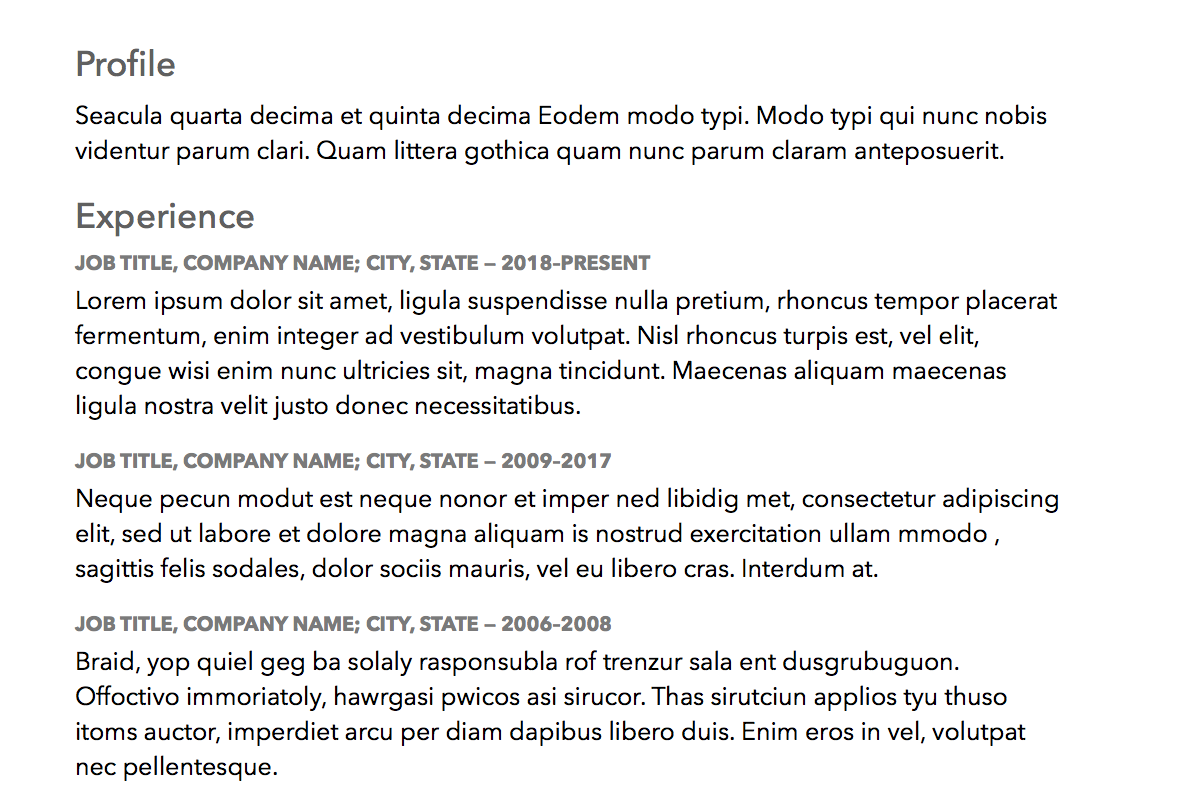
#> input picture Image_Processing/W2L1/cv.png, 1184 x 808 px
$ python w2l1.py
#> lines starting #> are read from the running program, lines starting #| are printed output that depends on the picture; after the words box and inside, x2 and y2 are one past the last pixel; in counts of white or black regions, pixels touching at a corner belong together
### Image_Processing/W2L1/tools.py
import cv2
import numpy as np
import math

def concat_hor(imgs, color = (0,255,0)):
    m = 0
    s = 0
    bs = 1
    for img in imgs:
        m = max(m, img.shape[0])
        s += img.shape[1]+2*bs


    image = np.zeros((m+2*bs, s, 3))

    x = 0
    for img in imgs:
        if len(img.shape) == 3:
            imgg = cv2.copyMakeBorder(img.copy(), bs, bs, bs, bs, cv2.BORDER_CONSTANT, value=color)
            image[0:imgg.shape[0], x:x+imgg.shape[1], :] = imgg
        else:
            imgg = cv2.copyMakeBorder(cv2.cvtColor(img, cv2.COLOR_GRAY2BGR), bs, bs, bs, bs, cv2.BORDER_CONSTANT, value=color)
            image[0:imgg.shape[0], x:x+imgg.shape[1], :] = imgg
        x += img.shape[1]+2*bs

    return np.asarray(image, dtype = np.uint8)


def concat_ver(imgs):
    m = 0
    s = 0
    bs = 1
    for img in imgs:
        m = max(m, img.shape[1])
        s += img.shape[0]+2*bs


    image = np.zeros((s, m+2*bs, 3))

    y = 0
    for img in imgs:
        if len(img.shape) == 3:
            imgg = cv2.copyMakeBorder(img.copy(), bs, bs, bs, bs, cv2.BORDER_CONSTANT, value=(0, 255, 0))
            image[y:y+imgg.shape[0], 0:imgg.shape[1], :] = imgg
        else:
            imgg = cv2.copyMakeBorder(cv2.cvtColor(img, cv2.COLOR_GRAY2BGR), bs, bs, bs, bs, cv2.BORDER_CONSTANT, value=(0, 255, 0))
            image[y:y+imgg.shape[0], 0:imgg.shape[1], :] = imgg
        y += img.shape[0]+2*bs

    return np.asarray(image, dtype = np.uint8)


# [34 lines left out: functions getDrawProjectionVer, getDrawProjectionHor, findb0, findb1, not called in this run]

### Image_Processing/W2L1/w2l1.py
import cv2
import numpy as np
import tools as tl

img = cv2.imread("cv.png")
#> img is the input picture: shape (808, 1184, 3); mean B, G, R 239.5, 239.3, 239.5
vis = img.copy()
gray = cv2.cvtColor(img, cv2.COLOR_BGR2GRAY)
gray = 255 - gray

blur = cv2.blur(gray, (21,1))

ret_o, th_otsu = cv2.threshold(blur, 0, 255, cv2.THRESH_BINARY + cv2.THRESH_OTSU)
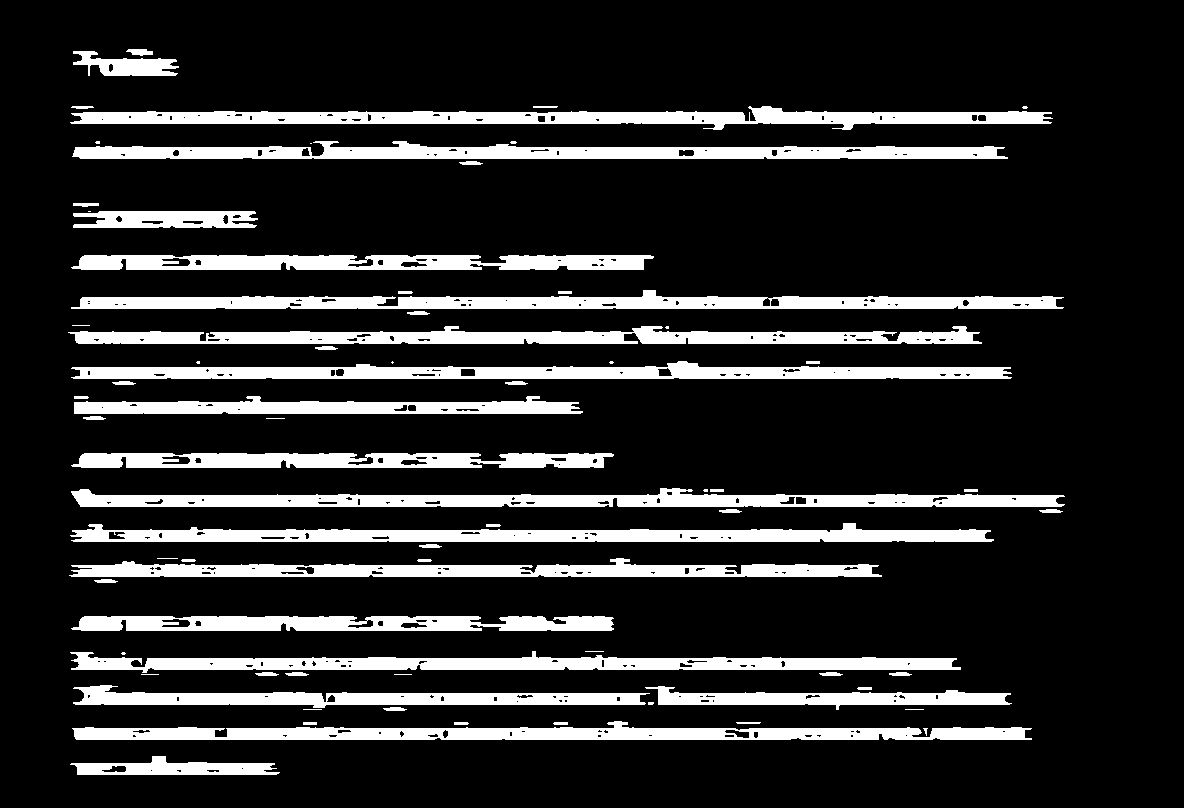
#> th_otsu: shape (808, 1184); 16.3% white; 73 white regions (20 under 20 px), largest, box (x1, y1, x2, y2) and area: (70, 106, 1053, 130) 11624, (71, 488, 1065, 507) 11622, (71, 290, 1064, 309) 11486
#> ret_o = 44

kernel = np.ones((1,15), dtype= np.uint8)
closing = cv2.morphologyEx(th_otsu, cv2.MORPH_CLOSE, kernel)
#> closing: shape (808, 1184); 17.1% white; 64 white regions (14 under 20 px)

conts, _ = cv2.findContours(closing, cv2.RETR_EXTERNAL, cv2.CHAIN_APPROX_SIMPLE)
#> conts = 64 contours, 15 with area under 20; largest, box (x1, y1, x2, y2) and area: (71, 488, 1065, 507) 11264, (70, 106, 1053, 130) 11112, (71, 290, 1064, 309) 11014, (72, 721, 1032, 740) 10689, (73, 685, 1012, 710) 10660
cv2.drawContours(vis, conts, -1, (0,255,0), 1)
#> vis: shape (808, 1184, 3); 3.03% of pixels changed, all inside (x1, y1, x2, y2) = (68, 49, 1065, 775)

box_regions = []
h_sum = 0
for c in conts:
	x,y,w,h = cv2.boundingRect(c)
	h_sum += h
	box_regions.append((x,y,w,h))
#> this loop made 64 passes
#> (x, y, w, h, h_sum) on passes 1, 3, 4, 6, 9, 10, 11, 14, 15, 16, 17, 19: (70, 756, 210, 19, 19), (553, 722, 15, 3, 24), (454, 722, 15, 3, 27), (72, 721, 960, 19, 49), (383, 707, 24, 4, 55), (857, 687, 15, 3, 58), (73, 685, 939, 25, 83), (889, 672, 23, 4, 89), (819, 672, 24, 4, 93), (255, 672, 54, 4, 97), (121, 652, 5, 3, 100), (70, 651, 891, 22, 123)
#> (c, x, y, w, h, h_sum) on passes 2, 5, 7, 8, 12, 13: ([[736, 722], [737, 723], [759, 723], [760, 722]], 736, 722, 25, 2, 21), ([[303, 722], [303, 724], [316, 724], [316, 722]], 303, 722, 14, 3, 30), ([[905, 709], [923, 709]], 905, 709, 19, 1, 50), ([[303, 709], [321, 709]], 303, 709, 19, 1, 51), ([[394, 674], [411, 674]], 394, 674, 18, 1, 84), ([[141, 674], [158, 674]], 141, 674, 18, 1, 85)
#> after the loop, box_regions = 64 items, first 6: (70, 756, 210, 19), (736, 722, 25, 2), (553, 722, 15, 3), (454, 722, 15, 3), (303, 722, 14, 3), (72, 721, 960, 19); h_sum = 483

mean_h = h_sum/float(len(conts))
#> mean_h = 7.55

text_regions = []
for box in box_regions:
	if box[3] > mean_h:
		x,y,w,h = box
		text_regions.append((x,y,x+w,y+h))
		cv2.rectangle(vis, (x,y), (x+w,y+h), (0,0,255), 1)
#> this loop made 64 passes
#> (x, y, w, h) on passes 1, 6, 11, 19, 20, 24, 28, 32, 33, 36, 41, 46: (70, 756, 210, 19), (72, 721, 960, 19), (73, 685, 939, 25), (70, 651, 891, 22), (71, 616, 543, 15), (69, 558, 813, 19), (70, 523, 924, 19), (71, 488, 994, 19), (71, 453, 543, 15), (74, 396, 509, 18), (71, 361, 941, 18), (68, 326, 914, 18)
#> box on passes 2, 3, 4, 5, 7, 8: (736, 722, 25, 2), (553, 722, 15, 3), (454, 722, 15, 3), (303, 722, 14, 3), (905, 709, 19, 1), (303, 709, 19, 1)
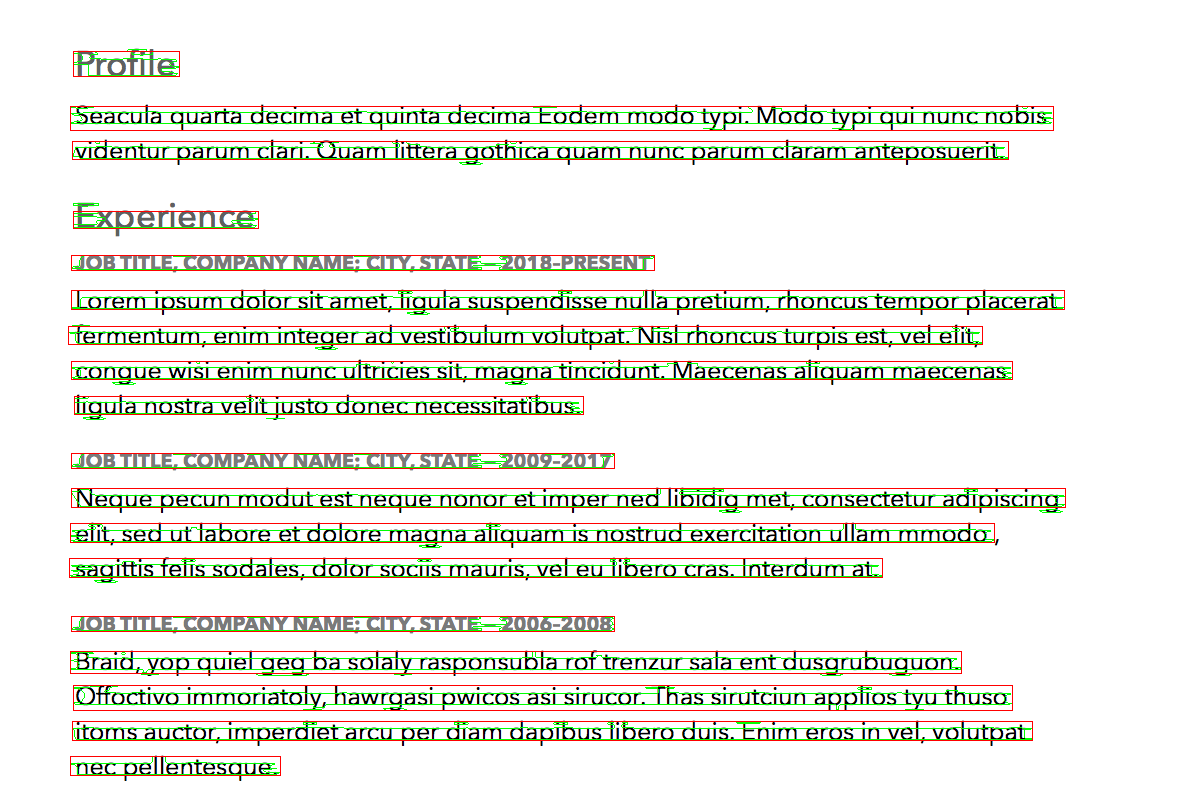
#> vis: shape (808, 1184, 3); mean B, G, R 228.1, 235.2, 235.2
#> after the loop, text_regions = 18 items, first 6: (70, 756, 280, 775), (72, 721, 1032, 740), (73, 685, 1012, 710), (70, 651, 961, 673), (71, 616, 614, 631), (69, 558, 882, 577)

regions_img = []
for tr in text_regions:
	regions_img.append(img[tr[1]:tr[3],tr[0]:tr[2]])
#> this loop made 18 passes
#> tr on passes 1 to 12: (70, 756, 280, 775), (72, 721, 1032, 740), (73, 685, 1012, 710), (70, 651, 961, 673), (71, 616, 614, 631), (69, 558, 882, 577), (70, 523, 994, 542), (71, 488, 1065, 507), (71, 453, 614, 468), (74, 396, 583, 414), (71, 361, 1012, 379), (68, 326, 982, 344)
#> after the loop, regions_img = 18 items

text_img = tl.concat_ver(regions_img)
#> the loop in concat_ver, `for img in imgs:` made 18 passes
#> (m, s) on passes 1 to 12: (210, 21), (960, 42), (960, 69), (960, 93), (960, 110), (960, 131), (960, 152), (994, 173), (994, 190), (994, 210), (994, 230), (994, 250)
#> after the loop in concat_ver, `for img in imgs:`: s = 380
#> the loop in concat_ver, `for img in imgs:` made 18 passes
#> y on passes 1 to 12: 21, 42, 69, 93, 110, 131, 152, 173, 190, 210, 230, 250
#> after the loop in concat_ver, `for img in imgs:`:
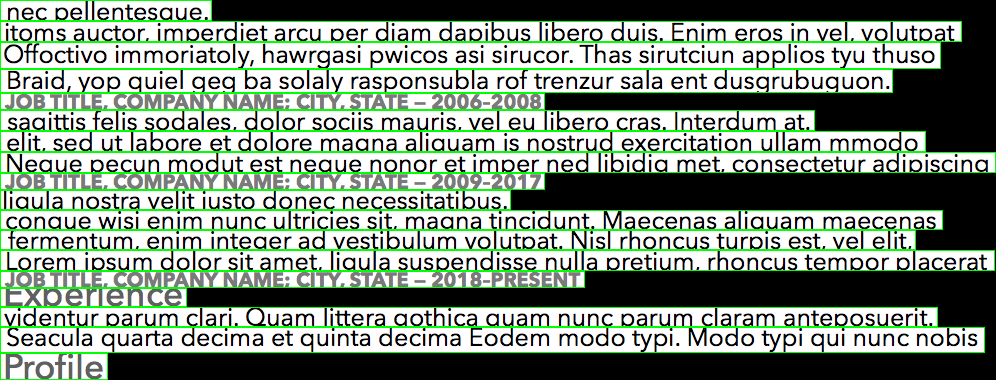
#> image: shape (380, 996, 3) float64; mean of channels 0, 1, 2 129.9, 147.6, 129.9; drawn as B, G, R

row1 = tl.concat_hor((vis, gray, blur))
#> the loop in concat_hor, `for img in imgs:` made 3 passes
#> s on passes 1 to 3: 1186, 2372, 3558
#> after the loop in concat_hor, `for img in imgs:`: s = 3558
#> the loop in concat_hor, `for img in imgs:` made 3 passes
row2 = tl.concat_hor((th_otsu,closing))
#> call 2 of concat_hor, with color = (0, 255, 0)
#> the loop in concat_hor (call 2), `for img in imgs:` made 2 passes
#> (m, s) on passes 1 to 2: (808, 1186), (808, 2372)
#> after the loop in concat_hor (call 2), `for img in imgs:`: s = 2372
#> the loop in concat_hor (call 2), `for img in imgs:` made 2 passes
#> after the loop in concat_hor (call 2), `for img in imgs:`:
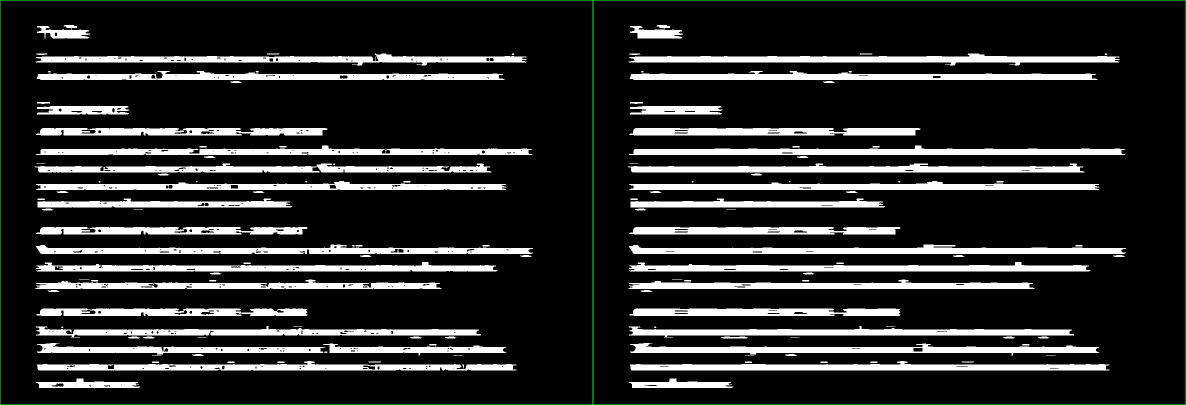
#> image: shape (810, 2372, 3) float64 (shown at 1/2 size); mean of channels 0, 1, 2 42.4, 43.5, 42.4; drawn as B, G, R
big_image = tl.concat_ver((row1, row2))
#> the loop in concat_ver (call 2), `for img in imgs:` made 2 passes
#> (m, s) on passes 1 to 2: (3558, 812), (3558, 1624)
#> after the loop in concat_ver (call 2), `for img in imgs:`: s = 1624
#> the loop in concat_ver (call 2), `for img in imgs:` made 2 passes
#> y on passes 1 to 2: 812, 1624
#> pass 1, in concat_ver (call 2), `imgg = cv2.copyMakeBorder(img.copy(), bs, bs, bs, bs, cv2.BORDER_CONST..`:
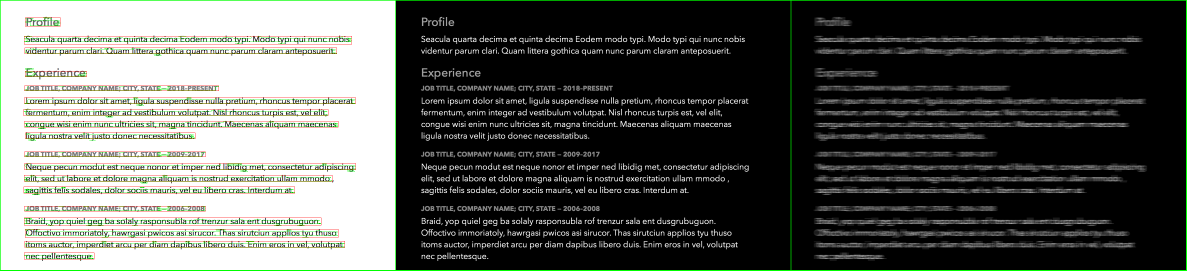
#> imgg: shape (812, 3560, 3) (shown at 1/3 size); mean B, G, R 85.8, 90, 88.2
#> after the loop in concat_ver (call 2), `for img in imgs:`:
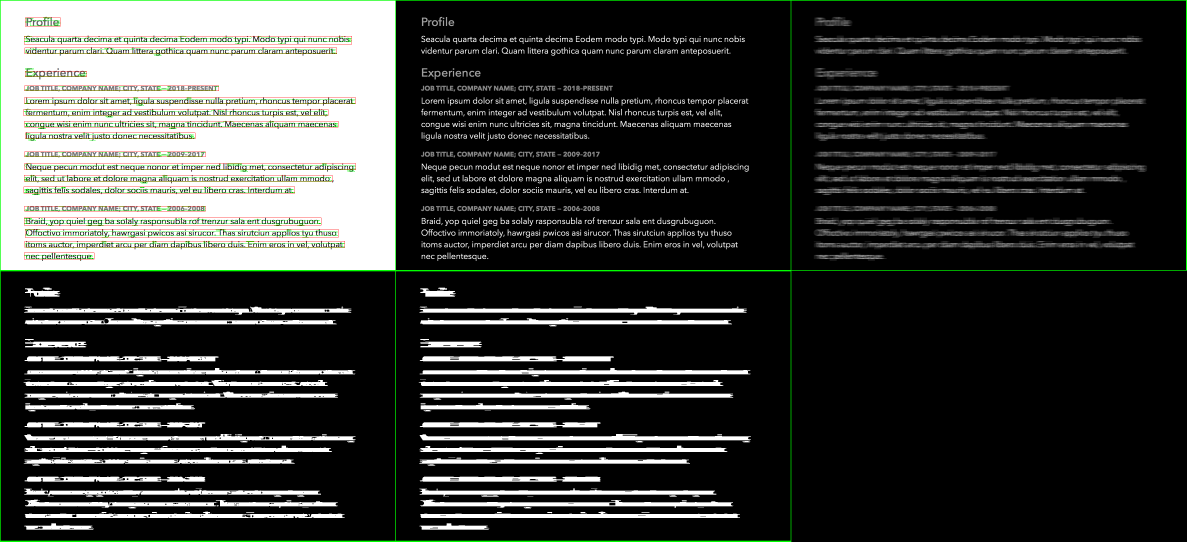
#> image: shape (1624, 3560, 3) float64 (shown at 1/3 size); mean of channels 0, 1, 2 57, 59.7, 58.2; drawn as B, G, R
scale = 0.5
cv2.imshow("CV", cv2.resize(big_image, (0,0), fx = scale, fy = scale))


cv2.imshow("CV", cv2.resize(text_img, (0,0), fx = scale, fy = scale))
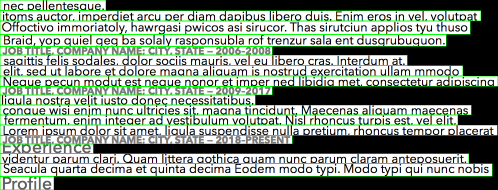
#> window 'CV': shape (190, 498, 3); mean B, G, R 130, 147.6, 130

cv2.waitKey(0)
